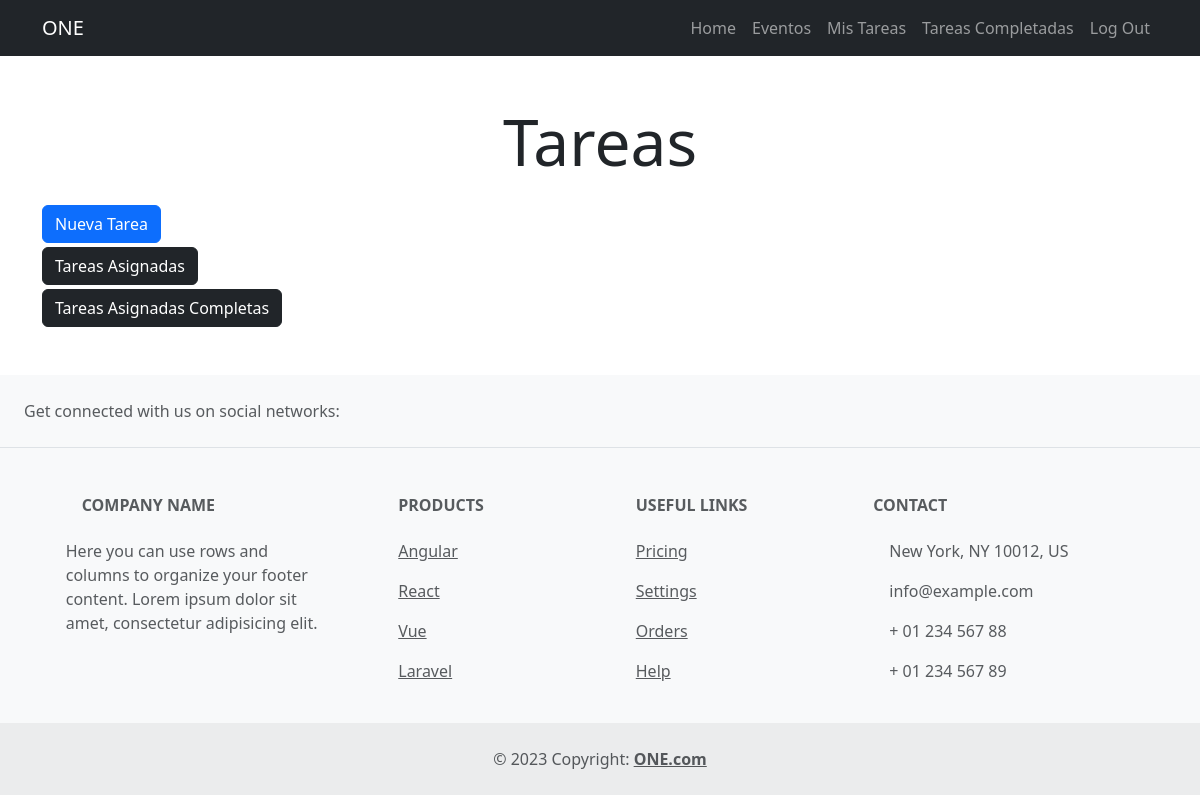
/tasks-completas/ (signed in), run on an earlier commit of the app's database.
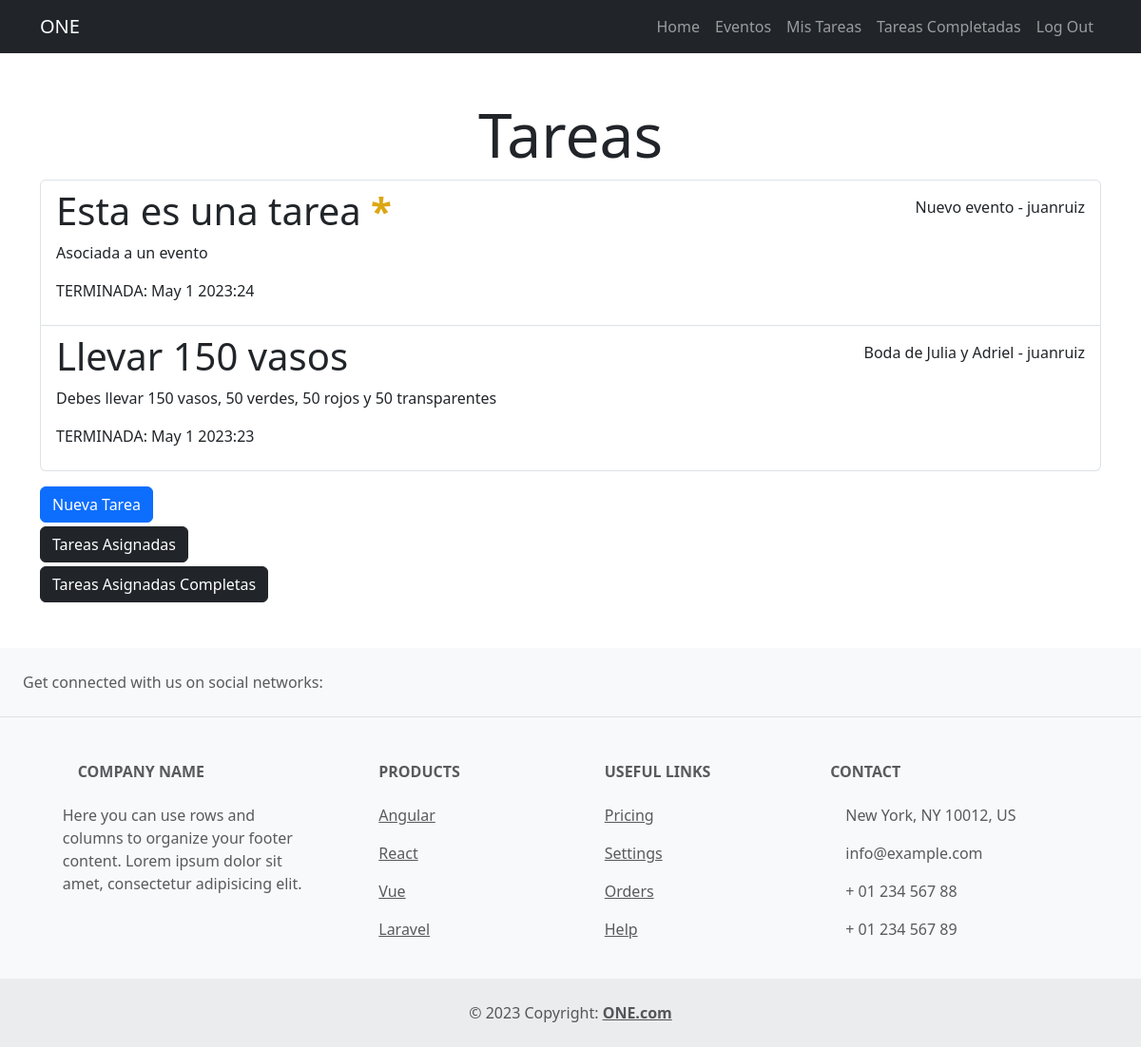
And on a later commit of the database.
### tasks/models.py (models this page shows, shortened)
class Task(models.Model):
    title = models.CharField(max_length=80)
    descripcion = models.TextField(blank=True)
    fechaCreacion = models.DateTimeField(auto_now_add=True)
    fechaLim= models.DateTimeField(null = True, blank = True)
    fechaTer= models.DateTimeField(null = True, blank = True)
    importante = models.BooleanField(default=False)
    user = models.ForeignKey(User, on_delete=models.CASCADE)
    evento = models.ForeignKey(Evento, blank=True , on_delete=models.CASCADE)
    asignado_a = models.ForeignKey(User, null=True, blank=True, related_name='tasks_assigned', on_delete=models.SET_NULL)

### event/models.py (models this page shows, shortened)
class Evento(models.Model):
    nombre = models.CharField(max_length=80)
    descripcion = models.TextField(blank=True)
    fechaCreacion = models.DateTimeField(auto_now_add=True)
    fecha= models.DateField(null = True, blank = True)
    ubicacion = models.CharField(max_length=200)
    user = models.ForeignKey(User, on_delete=models.CASCADE)

### tasks/views.py (the view)
# urls.py: path('tasks-completas/', tasks_completed, name= 'tasks_completed'),
@login_required
def tasks_completed(request):
    tasks = Task.objects.filter(user=request.user, fechaTer__isnull=False)
    return render(request, 'tasks.html', {'tasks': tasks})

### tasks/templates/tasks.html (shortened to what this page needs)
{% extends 'base.html' %}
{% block content%}
<main class="container">
    <div class="row">
        <div class="col-md-12">
            <h1 class="mt-5 text-center display-3">Tareas</h1>
            <ul class="list-group">
                {% for task in tasks %}
                <a href="{% url 'task_detail' task.id %}" class="list-group-item">
                    <header class="d-flex justify-content-between">
                        {% if task.importante %}
                            <h1 class="fw-bold-3"> {{task.title}} <strong style="color: rgb(220, 167, 20);">*</strong></strong></h1>
                        {% else %}
                            <h1 class="fw-bold-3"> {{task.title}}</h1>
                        {% endif %}
                        <p class="mt-2"> {{task.evento.nombre}} - {{task.user.username}} </p>
                    </header>
                    <p> {{task.descripcion}} </p>
                    {% if task.fechaTer == null %}
                        <p> HASTA: {{task.fechaLim|date:'M j Y:i'}} </p>
                    {% else %}
                        <p> TERMINADA: {{task.fechaTer|date:'M j Y:i'}} </p>
                    {% endif %}
                </a>
                {% endfor %}
            </ul>
            <form action="{% url 'crear_task' %}"  method="post">
                <button class="btn btn-primary mt-3">Nueva Tarea</button>
            </form>
            <form action="{% url 'user_tasks' %}"  method="POST">
                <button class="btn btn-dark mt-1" >Tareas Asignadas</button>
            </form>
            <form action="{% url 'user_tasks' %}"  method="POST">
                <button class="btn btn-dark mt-1 mb-5" >Tareas Asignadas Completas</button>
            </form>
        </div>
    </div>
</main>
{% endblock %}

What changed in the data, as far as the page shows it:
now on this page (row edited): Task: title "Esta es una tarea", evento.nombre "Nuevo evento", user.username "juanruiz", descripcion "Asociada a un evento", fechaTer "May 1 2023:24"
added Task: title "Llevar 150 vasos", evento.nombre "Boda de Julia y Adriel", user.username "juanruiz", descripcion "Debes llevar 150 vasos, 50 verdes, 50 rojos y 50 transparentes", fechaTer "May 1 2023:23"
